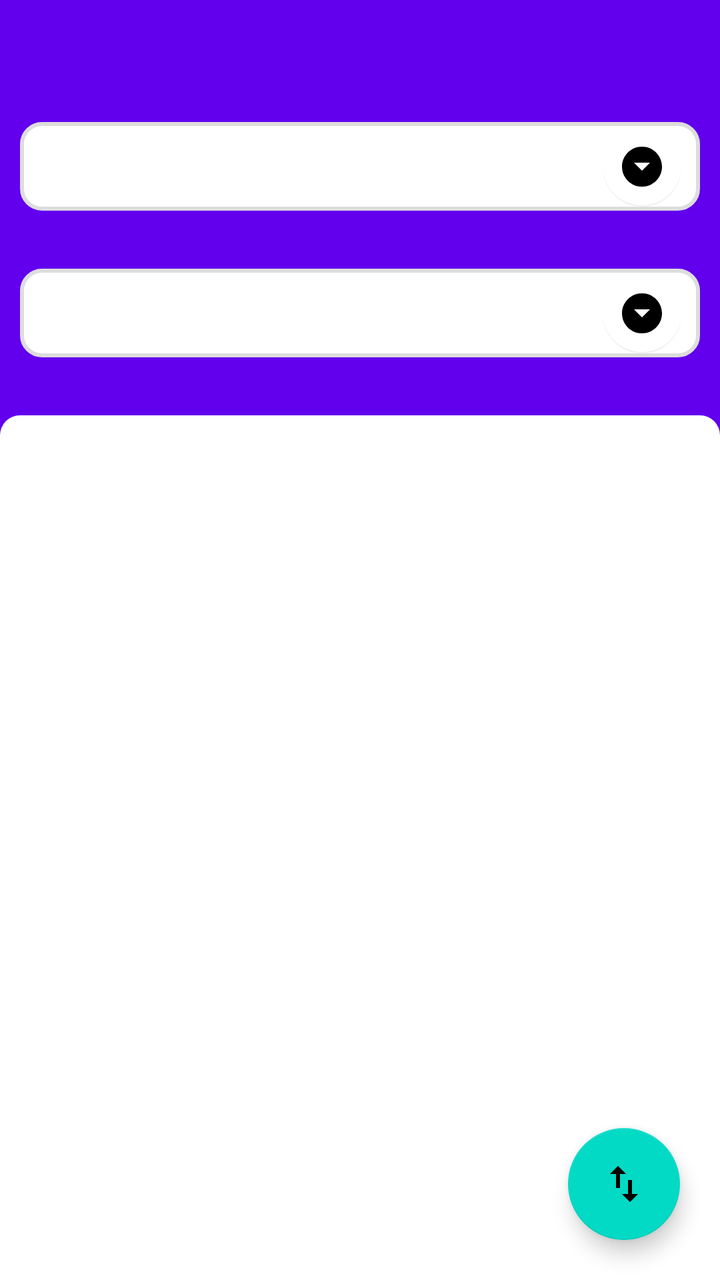
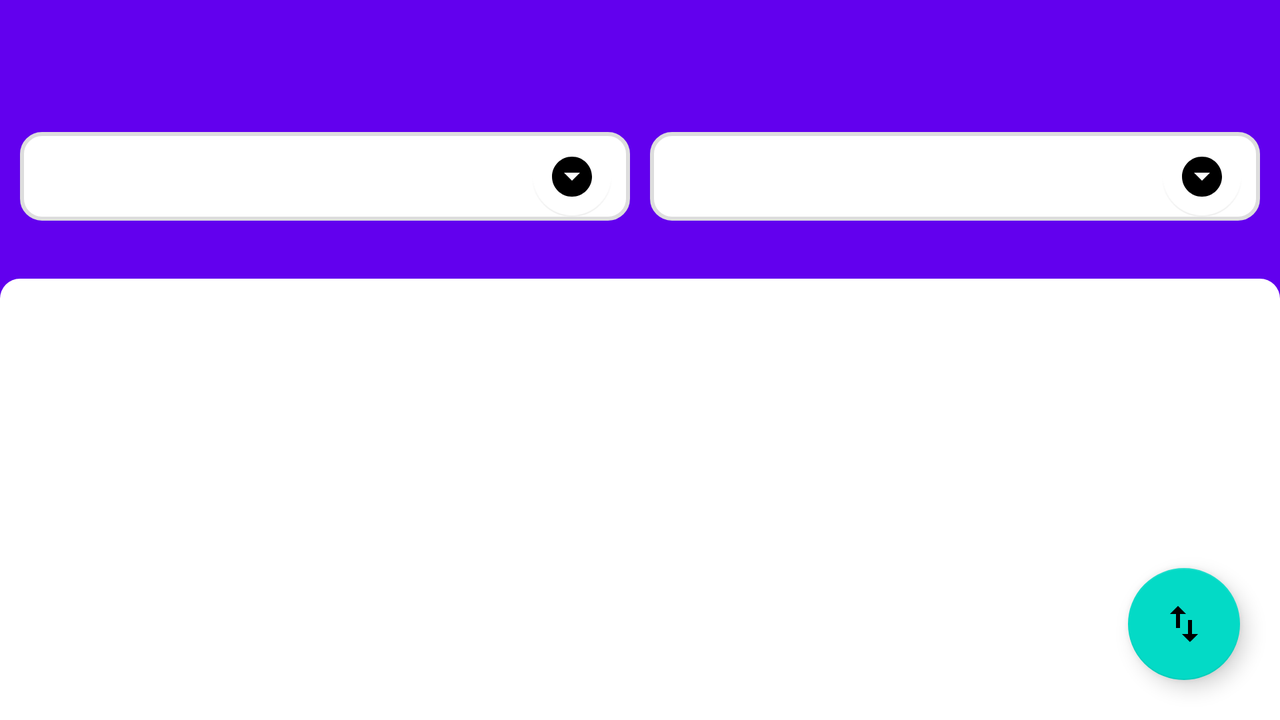

Two renders of one Android screen. The first uses the default layout on a phone; the second uses the alternative layout the repository ships for a different screen configuration, on a matching device. The two XML files are below.
<!-- AndroidManifest.xml: fallback theme Theme.MaterialComponents.DayNight.NoActionBar -->
<!-- res/layout/activity_converters.xml -->
<?xml version="1.0" encoding="utf-8"?>
<FrameLayout xmlns:android="http://schemas.android.com/apk/res/android"
    xmlns:app="http://schemas.android.com/apk/res-auto"
    xmlns:tools="http://schemas.android.com/tools"
    android:id="@+id/fl_search_unit"
    android:layout_width="match_parent"
    android:layout_height="match_parent">

    <androidx.constraintlayout.widget.ConstraintLayout
        android:layout_width="match_parent"
        android:layout_height="match_parent"
        android:background="?attr/colorPrimary">

        <androidx.appcompat.widget.Toolbar
            android:id="@+id/toolbar_converters"
            android:layout_width="match_parent"
            android:layout_height="wrap_content"
            android:paddingStart="0dp"
            android:paddingEnd="@dimen/padding_5dp"
            app:layout_constraintEnd_toEndOf="parent"
            app:layout_constraintStart_toStartOf="parent"
            app:layout_constraintTop_toTopOf="parent"
            app:navigationIcon="@drawable/ic_arrow_back_white"
            app:titleTextAppearance="@style/Toolbar.Title.White" />

        <LinearLayout
            android:layout_width="match_parent"
            android:layout_height="0dp"
            android:layout_marginTop="@dimen/margin_10dp"
            android:background="@drawable/bg_rounded_top"
            android:orientation="horizontal"
            app:layout_constraintBottom_toBottomOf="parent"
            app:layout_constraintEnd_toEndOf="parent"
            app:layout_constraintStart_toStartOf="parent"
            app:layout_constraintTop_toBottomOf="@+id/tv_result_unit">

            <androidx.recyclerview.widget.RecyclerView
                android:id="@+id/rv_unit_from"
                android:layout_width="match_parent"
                android:layout_height="wrap_content"
                android:layout_weight="1"
                android:fadeScrollbars="false"
                android:scrollbarSize="1dp"
                android:scrollbars="vertical" />

            <androidx.recyclerview.widget.RecyclerView
                android:id="@+id/rv_unit_to"
                android:layout_width="match_parent"
                android:layout_height="wrap_content"
                android:layout_marginStart="1dp"
                android:layout_weight="1"
                android:fadeScrollbars="false"
                android:scrollbarSize="1dp"
                android:scrollbars="vertical"
                android:verticalScrollbarPosition="left" />

        </LinearLayout>

        <EditText
            android:id="@+id/edt_converters_input"
            android:layout_width="0dp"
            android:layout_height="wrap_content"
            android:layout_marginStart="@dimen/margin_10dp"
            android:layout_marginTop="@dimen/margin_5dp"
            android:layout_marginEnd="10dp"
            android:background="@drawable/bg_edit_text"
            android:ems="10"
            android:imeOptions="actionDone|flagNoExtractUi"
            android:inputType="numberDecimal"
            android:labelFor="@id/edt_converters_input"
            android:longClickable="false"
            android:maxLength="@integer/max_input_length"
            android:paddingStart="10dp"
            android:paddingEnd="50dp"
            android:textStyle="bold"
            app:layout_constraintEnd_toEndOf="parent"
            app:layout_constraintStart_toStartOf="parent"
            app:layout_constraintTop_toBottomOf="@+id/toolbar_converters"
            tools:ignore="Autofill" />

        <com.google.android.material.floatingactionbutton.FloatingActionButton
            android:id="@+id/fab_converters_input_unit"
            android:layout_width="wrap_content"
            android:layout_height="wrap_content"
            android:layout_marginEnd="5dp"
            android:clickable="true"
            android:focusable="true"
            android:tint="?attr/colorAccent"
            app:backgroundTint="?android:attr/colorBackground"
            app:elevation="0dp"
            app:fabSize="mini"
            app:layout_constraintBottom_toBottomOf="@+id/edt_converters_input"
            app:layout_constraintEnd_toEndOf="@+id/edt_converters_input"
            app:layout_constraintTop_toTopOf="@+id/edt_converters_input"
            app:srcCompat="@drawable/ic_arrow_drop_down_circle_deep_orange" />

        <EditText
            android:id="@+id/edt_converters_result"
            android:layout_width="0dp"
            android:layout_height="wrap_content"
            android:layout_marginStart="10dp"
            android:layout_marginTop="@dimen/margin_10dp"
            android:layout_marginEnd="@dimen/margin_10dp"
            android:background="@drawable/bg_edit_text"
            android:cursorVisible="false"
            android:ems="10"
            android:focusable="false"
            android:foreground="?android:selectableItemBackground"
            android:inputType="numberDecimal"
            android:labelFor="@id/edt_converters_result"
            android:longClickable="false"
            android:paddingStart="10dp"
            android:paddingEnd="50dp"
            android:textStyle="bold"
            app:layout_constraintEnd_toEndOf="parent"
            app:layout_constraintStart_toStartOf="parent"
            app:layout_constraintTop_toBottomOf="@+id/tv_input_unit"
            tools:ignore="Autofill,UnusedAttribute" />

        <com.google.android.material.floatingactionbutton.FloatingActionButton
            android:id="@+id/fab_converters_result_unit"
            android:layout_width="wrap_content"
            android:layout_height="wrap_content"
            android:layout_marginEnd="5dp"
            android:clickable="true"
            android:focusable="true"
            android:tint="?attr/colorAccent"
            app:backgroundTint="?android:attr/colorBackground"
            app:elevation="0dp"
            app:fabSize="mini"
            app:layout_constraintBottom_toBottomOf="@+id/edt_converters_result"
            app:layout_constraintEnd_toEndOf="@+id/edt_converters_result"
            app:layout_constraintTop_toTopOf="@+id/edt_converters_result"
            app:srcCompat="@drawable/ic_arrow_drop_down_circle_deep_orange" />

        <TextView
            android:id="@+id/tv_input_unit"
            android:layout_width="wrap_content"
            android:layout_height="wrap_content"
            android:layout_marginStart="@dimen/margin_5dp"
            android:textColor="@color/text_color_white"
            android:textStyle="bold"
            app:layout_constraintStart_toStartOf="@+id/edt_converters_input"
            app:layout_constraintTop_toBottomOf="@+id/edt_converters_input" />

        <TextView
            android:id="@+id/tv_result_unit"
            android:layout_width="wrap_content"
            android:layout_height="wrap_content"
            android:layout_marginStart="@dimen/margin_5dp"
            android:textColor="@color/text_color_white"
            android:textStyle="bold"
            app:layout_constraintStart_toStartOf="@+id/edt_converters_result"
            app:layout_constraintTop_toBottomOf="@+id/edt_converters_result" />

        <com.google.android.material.floatingactionbutton.FloatingActionButton
            android:id="@+id/fab_converters_swap"
            android:layout_width="wrap_content"
            android:layout_height="wrap_content"
            android:layout_marginEnd="@dimen/margin_20dp"
            android:layout_marginBottom="@dimen/margin_20dp"
            android:clickable="true"
            android:focusable="true"
            app:layout_constraintBottom_toBottomOf="parent"
            app:layout_constraintEnd_toEndOf="parent"
            app:srcCompat="@drawable/ic_swap_vert_white" />
    </androidx.constraintlayout.widget.ConstraintLayout>

</FrameLayout>
<!-- resources referenced by this layout -->
<resources>
  <color name="text_color_white">#ffffff</color>
  <dimen name="margin_10dp">10dp</dimen>
  <dimen name="margin_20dp">20dp</dimen>
  <dimen name="margin_5dp">5dp</dimen>
  <dimen name="padding_5dp">5dp</dimen>
  <!-- drawable bg_edit_text (drawable) -->
  <?xml version="1.0" encoding="utf-8"?>
  <shape xmlns:android="http://schemas.android.com/apk/res/android">
  
      <solid android:color="?android:attr/colorBackground" />
  
      <stroke
          android:width="@dimen/edt_stroke_2dp"
          android:color="@color/stroke_color_grey" />
  
      <corners android:radius="@dimen/edt_radius_10dp" />
  
      <padding
          android:bottom="@dimen/edt_padding_10dp"
          android:left="@dimen/edt_padding_10dp"
          android:right="@dimen/edt_padding_10dp"
          android:top="@dimen/edt_padding_10dp" />
  
  </shape>
  <!-- drawable bg_rounded_top (drawable) -->
  <?xml version="1.0" encoding="utf-8"?>
  <shape xmlns:android="http://schemas.android.com/apk/res/android">
  
      <solid android:color="?android:attr/colorBackground" />
  
      <corners
          android:topLeftRadius="@dimen/card_radius_10dp"
          android:topRightRadius="@dimen/card_radius_10dp" />
  
  </shape>
  <!-- drawable ic_arrow_drop_down_circle_deep_orange (drawable) -->
  <?xml version="1.0" encoding="UTF-8" standalone="no"?>
  <vector xmlns:android="http://schemas.android.com/apk/res/android"
      android:height="24dp"
      android:viewportHeight="24.0"
      android:viewportWidth="24.0"
      android:width="24dp">
      <path
          android:fillColor="#FF5722"
          android:pathData="M12,2C6.48,2 2,6.48 2,12s4.48,10 10,10 10,-4.48 10,-10S17.52,2 12,2zM12,14l-4,-4h8l-4,4z" />
  </vector>
  <!-- drawable ic_swap_vert_white (drawable) -->
  <?xml version="1.0" encoding="UTF-8" standalone="no"?>
  <vector xmlns:android="http://schemas.android.com/apk/res/android"
      android:height="24dp"
      android:viewportHeight="24.0"
      android:viewportWidth="24.0"
      android:width="24dp">
      <path
          android:fillColor="#FFFFFF"
          android:pathData="M16,17.01V10h-2v7.01h-3L15,21l4,-3.99h-3zM9,3L5,6.99h3V14h2V6.99h3L9,3z" />
  </vector>
  <integer name="max_input_length">30</integer>
  <style name="Toolbar.Title.White" parent="TextAppearance.Widget.AppCompat.Toolbar.Title">
          <item name="android:textColor">@android:color/primary_text_dark</item>
      </style>
  <dimen name="edt_stroke_2dp">2dp</dimen>
  <color name="stroke_color_grey">#DDDDDD</color>
  <dimen name="edt_radius_10dp">10dp</dimen>
  <dimen name="edt_padding_10dp">10dp</dimen>
  <dimen name="card_radius_10dp">10dp</dimen>
</resources>
<!-- res/layout-land/activity_converters.xml (the repository's variant of the layout above) -->
<!-- drawn on the phone turned sideways -->
<?xml version="1.0" encoding="utf-8"?>
<FrameLayout xmlns:android="http://schemas.android.com/apk/res/android"
    xmlns:app="http://schemas.android.com/apk/res-auto"
    xmlns:tools="http://schemas.android.com/tools"
    android:id="@+id/fl_search_unit"
    android:layout_width="match_parent"
    android:layout_height="match_parent">

    <androidx.constraintlayout.widget.ConstraintLayout
        android:layout_width="match_parent"
        android:layout_height="match_parent"
        android:background="?attr/colorPrimary">

        <androidx.appcompat.widget.Toolbar
            android:id="@+id/toolbar_converters"
            android:layout_width="match_parent"
            android:layout_height="wrap_content"
            android:paddingStart="0dp"
            android:paddingEnd="5dp"
            app:layout_constraintEnd_toEndOf="parent"
            app:layout_constraintStart_toStartOf="parent"
            app:layout_constraintTop_toTopOf="parent"
            app:navigationIcon="@drawable/ic_arrow_back_white"
            app:titleTextAppearance="@style/Toolbar.Title.White" />

        <LinearLayout
            android:layout_width="match_parent"
            android:layout_height="0dp"
            android:layout_marginTop="@dimen/margin_10dp"
            android:background="@drawable/bg_rounded_top"
            android:orientation="horizontal"
            app:layout_constraintBottom_toBottomOf="parent"
            app:layout_constraintEnd_toEndOf="parent"
            app:layout_constraintStart_toStartOf="parent"
            app:layout_constraintTop_toBottomOf="@+id/tv_result_unit">

            <androidx.recyclerview.widget.RecyclerView
                android:id="@+id/rv_unit_from"
                android:layout_width="match_parent"
                android:layout_height="wrap_content"
                android:layout_weight="1"
                android:fadeScrollbars="false"
                android:scrollbarSize="1dp"
                android:scrollbars="vertical" />

            <androidx.recyclerview.widget.RecyclerView
                android:id="@+id/rv_unit_to"
                android:layout_width="match_parent"
                android:layout_height="wrap_content"
                android:layout_marginStart="1dp"
                android:layout_weight="1"
                android:fadeScrollbars="false"
                android:scrollbarSize="1dp"
                android:scrollbars="vertical"
                android:verticalScrollbarPosition="left" />

        </LinearLayout>

        <EditText
            android:id="@+id/edt_converters_input"
            android:layout_width="0dp"
            android:layout_height="wrap_content"
            android:layout_marginStart="@dimen/margin_10dp"
            android:layout_marginTop="@dimen/margin_10dp"
            android:layout_marginEnd="@dimen/margin_5dp"
            android:background="@drawable/bg_edit_text"
            android:ems="10"
            android:imeOptions="actionDone|flagNoExtractUi"
            android:inputType="numberDecimal"
            android:labelFor="@id/edt_converters_input"
            android:longClickable="false"
            android:maxLength="@integer/max_input_length"
            android:textStyle="bold"
            app:layout_constraintEnd_toStartOf="@+id/edt_converters_result"
            app:layout_constraintHorizontal_bias="0.5"
            app:layout_constraintStart_toStartOf="parent"
            app:layout_constraintTop_toBottomOf="@+id/toolbar_converters"
            tools:ignore="Autofill" />

        <com.google.android.material.floatingactionbutton.FloatingActionButton
            android:id="@+id/fab_converters_input_unit"
            android:layout_width="wrap_content"
            android:layout_height="wrap_content"
            android:layout_marginEnd="5dp"
            android:clickable="true"
            android:focusable="true"
            android:tint="?attr/colorAccent"
            app:backgroundTint="?android:attr/colorBackground"
            app:elevation="0dp"
            app:fabSize="mini"
            app:layout_constraintBottom_toBottomOf="@+id/edt_converters_input"
            app:layout_constraintEnd_toEndOf="@+id/edt_converters_input"
            app:layout_constraintTop_toTopOf="@+id/edt_converters_input"
            app:srcCompat="@drawable/ic_arrow_drop_down_circle_deep_orange" />

        <EditText
            android:id="@+id/edt_converters_result"
            android:layout_width="0dp"
            android:layout_height="wrap_content"
            android:layout_marginStart="@dimen/margin_5dp"
            android:layout_marginTop="@dimen/margin_10dp"
            android:layout_marginEnd="@dimen/margin_10dp"
            android:background="@drawable/bg_edit_text"
            android:cursorVisible="false"
            android:ems="10"
            android:focusable="false"
            android:foreground="?android:selectableItemBackground"
            android:inputType="numberDecimal"
            android:labelFor="@id/edt_converters_result"
            android:longClickable="false"
            android:textStyle="bold"
            app:layout_constraintEnd_toEndOf="parent"
            app:layout_constraintHorizontal_bias="0.5"
            app:layout_constraintStart_toEndOf="@+id/edt_converters_input"
            app:layout_constraintTop_toBottomOf="@+id/toolbar_converters"
            tools:ignore="Autofill,UnusedAttribute" />

        <com.google.android.material.floatingactionbutton.FloatingActionButton
            android:id="@+id/fab_converters_result_unit"
            android:layout_width="wrap_content"
            android:layout_height="wrap_content"
            android:layout_marginEnd="5dp"
            android:clickable="true"
            android:focusable="true"
            android:tint="?attr/colorAccent"
            app:backgroundTint="?android:attr/colorBackground"
            app:elevation="0dp"
            app:fabSize="mini"
            app:layout_constraintBottom_toBottomOf="@+id/edt_converters_result"
            app:layout_constraintEnd_toEndOf="@+id/edt_converters_result"
            app:layout_constraintTop_toTopOf="@+id/edt_converters_result"
            app:srcCompat="@drawable/ic_arrow_drop_down_circle_deep_orange" />

        <TextView
            android:id="@+id/tv_input_unit"
            android:layout_width="wrap_content"
            android:layout_height="wrap_content"
            android:layout_marginStart="@dimen/margin_10dp"
            android:textColor="@color/text_color_white"
            android:textStyle="bold"
            app:layout_constraintStart_toStartOf="@+id/edt_converters_input"
            app:layout_constraintTop_toBottomOf="@+id/edt_converters_input" />

        <TextView
            android:id="@+id/tv_result_unit"
            android:layout_width="wrap_content"
            android:layout_height="wrap_content"
            android:layout_marginStart="@dimen/margin_10dp"
            android:textColor="@color/text_color_white"
            android:textStyle="bold"
            app:layout_constraintStart_toStartOf="@+id/edt_converters_result"
            app:layout_constraintTop_toBottomOf="@+id/edt_converters_result" />

        <com.google.android.material.floatingactionbutton.FloatingActionButton
            android:id="@+id/fab_converters_swap"
            android:layout_width="wrap_content"
            android:layout_height="wrap_content"
            android:layout_marginEnd="@dimen/margin_20dp"
            android:layout_marginBottom="@dimen/margin_20dp"
            android:clickable="true"
            android:focusable="true"
            app:layout_constraintBottom_toBottomOf="parent"
            app:layout_constraintEnd_toEndOf="parent"
            app:srcCompat="@drawable/ic_swap_vert_white" />

    </androidx.constraintlayout.widget.ConstraintLayout>
</FrameLayout>
<!-- resources referenced by the variant -->
<!-- as the phone turned sideways resolves them -->
<resources>
  <color name="text_color_white">#ffffff</color>
  <dimen name="margin_10dp">10dp</dimen>
  <dimen name="margin_20dp">20dp</dimen>
  <dimen name="margin_5dp">5dp</dimen>
  <!-- drawable bg_edit_text (drawable) -->
  <?xml version="1.0" encoding="utf-8"?>
  <shape xmlns:android="http://schemas.android.com/apk/res/android">
  
      <solid android:color="?android:attr/colorBackground" />
  
      <stroke
          android:width="@dimen/edt_stroke_2dp"
          android:color="@color/stroke_color_grey" />
  
      <corners android:radius="@dimen/edt_radius_10dp" />
  
      <padding
          android:bottom="@dimen/edt_padding_10dp"
          android:left="@dimen/edt_padding_10dp"
          android:right="@dimen/edt_padding_10dp"
          android:top="@dimen/edt_padding_10dp" />
  
  </shape>
  <!-- drawable bg_rounded_top (drawable) -->
  <?xml version="1.0" encoding="utf-8"?>
  <shape xmlns:android="http://schemas.android.com/apk/res/android">
  
      <solid android:color="?android:attr/colorBackground" />
  
      <corners
          android:topLeftRadius="@dimen/card_radius_10dp"
          android:topRightRadius="@dimen/card_radius_10dp" />
  
  </shape>
  <!-- drawable ic_arrow_drop_down_circle_deep_orange (drawable) -->
  <?xml version="1.0" encoding="UTF-8" standalone="no"?>
  <vector xmlns:android="http://schemas.android.com/apk/res/android"
      android:height="24dp"
      android:viewportHeight="24.0"
      android:viewportWidth="24.0"
      android:width="24dp">
      <path
          android:fillColor="#FF5722"
          android:pathData="M12,2C6.48,2 2,6.48 2,12s4.48,10 10,10 10,-4.48 10,-10S17.52,2 12,2zM12,14l-4,-4h8l-4,4z" />
  </vector>
  <!-- drawable ic_swap_vert_white (drawable) -->
  <?xml version="1.0" encoding="UTF-8" standalone="no"?>
  <vector xmlns:android="http://schemas.android.com/apk/res/android"
      android:height="24dp"
      android:viewportHeight="24.0"
      android:viewportWidth="24.0"
      android:width="24dp">
      <path
          android:fillColor="#FFFFFF"
          android:pathData="M16,17.01V10h-2v7.01h-3L15,21l4,-3.99h-3zM9,3L5,6.99h3V14h2V6.99h3L9,3z" />
  </vector>
  <integer name="max_input_length">30</integer>
  <style name="Toolbar.Title.White" parent="TextAppearance.Widget.AppCompat.Toolbar.Title">
          <item name="android:textColor">@android:color/primary_text_dark</item>
      </style>
  <dimen name="edt_stroke_2dp">2dp</dimen>
  <color name="stroke_color_grey">#DDDDDD</color>
  <dimen name="edt_radius_10dp">10dp</dimen>
  <dimen name="edt_padding_10dp">10dp</dimen>
  <dimen name="card_radius_10dp">10dp</dimen>
</resources>
